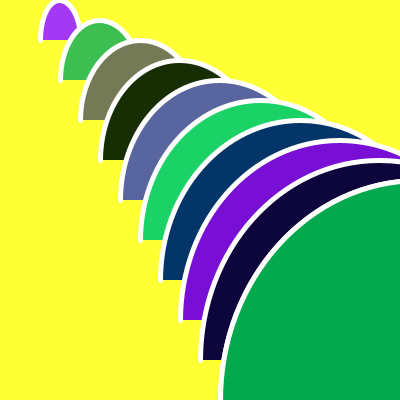
Frame 1 (no input)
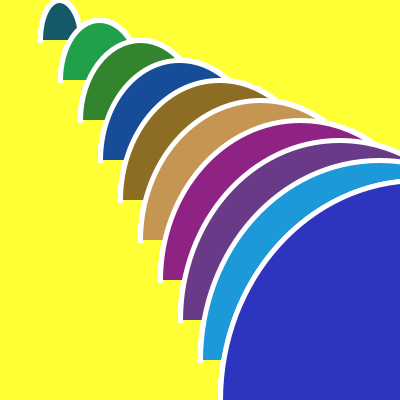
Frame 60 (the mouse pressed at the canvas centre just before this capture)
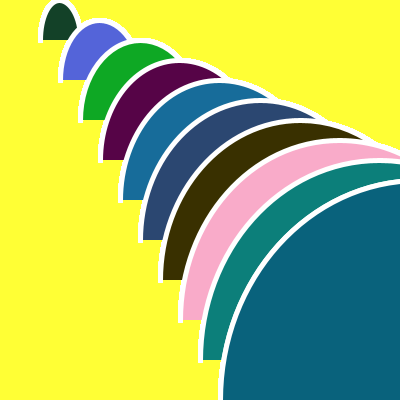
Frame 120 (the mouse held since frame 60 and released just before this capture)

The Processing sketch that drew these frames (run headless with seeded random() and noise(); from frame 60 on, the mouse is pressed at the canvas centre):

// Processing sketch: processing_171114
// ── processing_171114.pde


void setup (){
size (400,400);
background (255,255,53);
frameRate (10);
}
int x;
int y;
int lato=40;

void draw (){

x= 0;
y=0;   


for( int r=0; r<10; r++){
strokeWeight(5);
stroke(255);
x=x+lato;
fill( random(254),random(222), random (256));
y=y+lato;
arc(x+20,y,x,y+40,PI,TWO_PI);
}
{
  
arc(x+20,y,x,y+40,PI,TWO_PI);
}
}
